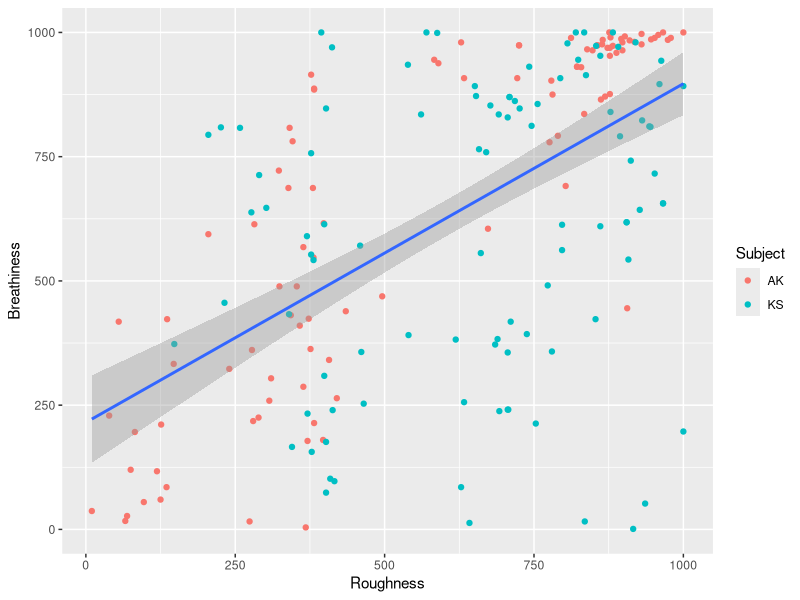

Recreate this plot in R. (Note: this script raises an error after producing the figure.)
## ---- chunk 1
merged <- read.csv("merged.csv")
#scatter plot
library(ggplot2)
ggplot(data = merged, aes(x = Roughness, y = Breathiness)) + 
  geom_point(aes(color = Subject)) +
  geom_smooth(method = "lm")
## ---- chunk 2
#plotting and fitting regression line
AVQI_B <- read.csv("AVQI_B.csv")
AVQI_R <- read.csv("AVQI_R.csv")
AVQI_BR <-left_join(AVQI_B,AVQI_R, by = "dummy")
ggplot(data = AVQI_BR, aes(x = RoughMean, y = BreathyMean)) + 
  geom_point() +
  geom_smooth(method = "lm")
## ---- chunk 3
#excluding the upper-right-most and lower-left-most squares, unaveraged
merged <- read.csv("merged.csv")
merged2 <- merged %>% 
  filter(!(Roughness > 750 & Breathiness > 750) & !(Roughness < 250 & Breathiness <250))

#new scatter plot
ggplot(data = merged2, aes(x = Roughness, y = Breathiness)) +
         geom_point(aes(color = Subject)) +
         geom_smooth(method = "lm")
## ---- chunk 4
library(dplyr)
#reading in listening test results
listener1 <- read.csv("Results_AK.csv", header = TRUE, sep = ";")
listener2 <- read.csv("Results_KS.csv", header = TRUE, sep = ";")
#renaming the two answers, removing column "Num"
SLP1 <- listener1 %>%
  rename(Roughness = Answer1, Breathiness = Answer2)%>%
  dplyr::select(-Num)

SLP2 <- listener2 %>%
  rename(Roughness = Answer1, Breathiness = Answer2)%>%
  dplyr::select(-Num)

#join the two listening results tables by matching both Speaker and T
SLP <-rbind(SLP1,SLP2) %>% 
  dplyr::select(-Z, -A) %>% #filterting out the extreme corners
  filter(!(Roughness > 750 & Breathiness > 750) & !(Roughness < 250 & Breathiness <250))

SLP$dummy <- paste(SLP$Speaker, "-", SLP$T)

glimpse(SLP)
## ---- chunk 5
library(dplyr)
AVQI <- read.csv("AVQI_results_new.csv")
#create a dummy column as an identifier for each "Speaker-T" entry
AVQI$dummy <- paste(AVQI$Speaker, "-", AVQI$T)

SLP_RB <- SLP %>% 
  dplyr::select(Roughness, Breathiness, dummy) #no need to select T and Speaker since they are combined as the identifier column "dummy", and not need to select "Subject" if we want to treat them as separate entries

#merging ("left-join" only appends AVQI entries that has SLP rating correspondents)
library(dplyr)
AVQI_R <-left_join(SLP_RB,AVQI, by = "dummy")%>%
  dplyr::select(-Breathiness, -Speaker, -T, -AVQI, -Version, -dummy) #AVQI version is not relavant here

AVQI_B <-left_join(SLP_RB,AVQI, by = "dummy")%>%
  dplyr::select(-Roughness, -Speaker, -T, -AVQI, -Version, -dummy)

#converting jitter into a numeric variable
AVQI_R$Jitter <- as.numeric(levels(AVQI_R$Jitter))[AVQI_R$Jitter]

AVQI_B$Jitter <- as.numeric(levels(AVQI_B$Jitter))[AVQI_B$Jitter]


#removing rows with NA values
selectedR <- AVQI_R[complete.cases(AVQI_R), ]
selectedB <- AVQI_B[complete.cases(AVQI_B), ]

selectedR
## ---- chunk 6
library(tidyverse)
library(caret)
library(leaps)
library(MASS)

min.model <- lm(Roughness ~., data = selectedR, na.action = "na.omit")
step.model<- stepAIC(min.model, direction = "both", 
                      trace = FALSE)
summary(step.model)
## ---- chunk 7
models <- regsubsets(Roughness~., data = selectedR, nvmax = 7,
                     method = "seqrep") #7 because 7 variables in total

# Set seed for reproducibility
set.seed(1802)
# Set up repeated k-fold cross-validation
train.control <- trainControl(method = "cv", number = 10)
# Train the model
step.model <- train(Roughness ~., data = selectedR,
                    method = "leapBackward", 
                    tuneGrid = data.frame(nvmax = 1:7),
                    trControl = train.control
                    )
step.model$results
step.model$bestTune
summary(step.model$finalModel)
## ---- chunk 8
#coefficients of the best model
coef(step.model$finalModel, 1)
## ---- chunk 9
min.model <- lm(Breathiness ~., data = selectedB, na.action = "na.omit")
step.model<- stepAIC(min.model, direction = "both", 
                      trace = FALSE)
summary(step.model)
## ---- chunk 10
models <- regsubsets(Breathiness~., data = selectedB, nvmax = 7,
                     method = "seqrep") #7 because there are 7 variables in total

# Set seed for reproducibility
set.seed(1803)
# Set up repeated k-fold cross-validation
train.control <- trainControl(method = "cv", number = 10)
# Train the model
step.model <- train(Breathiness ~., data = selectedB,
                    method = "leapBackward", 
                    tuneGrid = data.frame(nvmax = 1:7),
                    trControl = train.control
                    )
step.model$results
step.model$bestTune
summary(step.model$finalModel)
## ---- chunk 11
#coefficients of the best model
coef(step.model$finalModel, 2)
## ---- chunk 12
#remember to remove roughness here
pca_rough <- prcomp(selectedR[2:8], scale = TRUE) #removing the second column i.e. Breathiness and scale the variables (e.g. roughness is on a wider scale than all the rest of the measurements)
pca_rough
